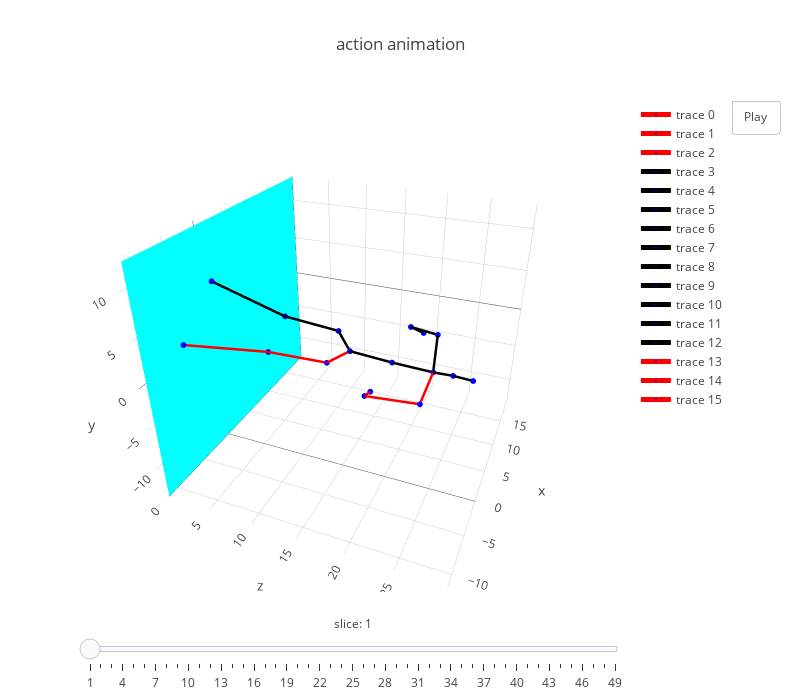

The code cell stored with this chart in its notebook:
### Code cell
frames, layout = generate_frames_layout(pts_3d[::100], 
                                        skeleton, 
                                        human36m_kpts_name, 
                                        x_range = [xmin, xmax], 
                                        y_range = [ymin, ymax], 
                                        z_range = [-1, zmax])

# frames, layout = generate_frames_layout(pts_3d[:5], 
#                                         skeleton, 
#                                         human36m_kpts_name, 
#                                         x_range = [-50, 50], 
#                                         y_range = [-50, 50], 
#                                         z_range = [-50, 50])

fig = dict(data=get_line_3d_segs(pts_3d, 0, skeleton, human36m_kpts_name), layout=layout, frames=frames)
plotly.offline.iplot(fig)

### Figure 1 — Plotly figure (JSON) as saved in the notebook; plotly's stock layout.template omitted (floating-point values rounded to 4 significant figures)
{"data": [{"line": {"color": "red", "width": 5}, "marker": {"color": "blue", "size": 2}, "text": ["RHip"], "type": "scatter3d", "uid": "88da7bdf-2b76-43f8-9054-26b98ed532f1", "x": [-4.437, -3.866], "y": [2.706, 4.102], "z": [15.42, 17.52]}, {"line": {"color": "red", "width": 5}, "marker": {"color": "blue", "size": 2}, "text": ["RKnee"], "type": "scatter3d", "uid": "13483300-4709-4532-a8fb-ac1bf7fa8ed4", "x": [-2.914, -4.437], "y": [1.473, 2.706], "z": [8.263, 15.42]}, {"line": {"color": "red", "width": 5}, "marker": {"color": "blue", "size": 2}, "text": ["RAnkle"], "type": "scatter3d", "uid": "896a861c-75b2-4a7a-94b1-40992632e1e2", "x": [-7.682, -2.914], "y": [3.405, 1.473], "z": [1.866, 8.263]}, {"line": {"color": "black", "width": 5}, "marker": {"color": "blue", "size": 2}, "text": ["LHip"], "type": "scatter3d", "uid": "ff607497-f0fd-4245-871b-422f3e43009e", "x": [-2.327, -3.866], "y": [5.077, 4.102], "z": [15.72, 17.52]}, {"line": {"color": "black", "width": 5}, "marker": {"color": "blue", "size": 2}, "text": ["LKnee"], "type": "scatter3d", "uid": "cf1e2e8e-17bc-45d0-8b60-0553ca7327a6", "x": [0.271, -2.327], "y": [4.042, 5.077], "z": [8.644, 15.72]}, {"line": {"color": "black", "width": 5}, "marker": {"color": "blue", "size": 2}, "text": ["LAnkle"], "type": "scatter3d", "uid": "367b1008-e9b5-4050-ac6f-6c6f5d37299c", "x": [-1.689, 0.271], "y": [7.56, 4.042], "z": [1.589, 8.644]}, {"line": {"color": "black", "width": 5}, "marker": {"color": "blue", "size": 2}, "text": ["Spine1"], "type": "scatter3d", "uid": "c2e5e266-3666-4aff-b504-0f75f6880b5f", "x": [-3.526, -3.866], "y": [3.601, 4.102], "z": [21.48, 17.52]}, {"line": {"color": "black", "width": 5}, "marker": {"color": "blue", "size": 2}, "text": ["Neck"], "type": "scatter3d", "uid": "2a2a5545-947a-4013-88cf-21ab512ae756", "x": [-3.214, -3.526], "y": [3.263, 3.601], "z": [25.25, 21.48]}, {"line": {"color": "black", "width": 5}, "marker": {"color": "blue", "size": 2}, "text": ["Head"], "type": "scatter3d", "uid": "2daedcc2-0f36-40e0-aa12-0d7390f0b893", "x": [-3.087, -3.214], "y": [3.25, 3.263], "z": [27.02, 25.25]}, {"line": {"color": "black", "width": 5}, "marker": {"color": "blue", "size": 2}, "text": ["Site"], "type": "scatter3d", "uid": "54c02da0-b0fc-47eb-a742-47586e6fdb8e", "x": [-2.891, -3.087], "y": [3.026, 3.25], "z": [28.78, 27.02]}, {"line": {"color": "black", "width": 5}, "marker": {"color": "blue", "size": 2}, "text": ["LShoulder"], "type": "scatter3d", "uid": "f0bbf4be-1941-47af-9116-3e327512c774", "x": [-1.028, -3.214], "y": [5.886, 3.263], "z": [24.89, 25.25]}, {"line": {"color": "black", "width": 5}, "marker": {"color": "blue", "size": 2}, "text": ["LElbow"], "type": "scatter3d", "uid": "e1501e3f-1f31-4f50-8086-784dda4bb32a", "x": [1.711, -1.028], "y": [4.689, 5.886], "z": [21.57, 24.89]}, {"line": {"color": "black", "width": 5}, "marker": {"color": "blue", "size": 2}, "text": ["LWrist"], "type": "scatter3d", "uid": "5382c9bb-1c17-4bea-a028-9f9057317a4f", "x": [2.867, 1.711], "y": [3.657, 4.689], "z": [22.57, 21.57]}, {"line": {"color": "red", "width": 5}, "marker": {"color": "blue", "size": 2}, "text": ["RShoulder"], "type": "scatter3d", "uid": "5c54109e-93cc-490e-a862-6b6a402f746f", "x": [-5.356, -3.214], "y": [1.085, 3.263], "z": [24.78, 25.25]}, {"line": {"color": "red", "width": 5}, "marker": {"color": "blue", "size": 2}, "text": ["RElbow"], "type": "scatter3d", "uid": "3118655a-26de-40bd-a057-3006e74c4bcb", "x": [-3.376, -5.356], "y": [-0.8365, 1.085], "z": [18.8, 24.78]}, {"line": {"color": "red", "width": 5}, "marker": {"color": "blue", "size": 2}, "text": ["RWrist"], "type": "scatter3d", "uid": "b6b80ca1-9fe9-43c8-b63e-42f703886894", "x": [-1.659, -3.376], "y": [-1.425, -0.8365], "z": [18.75, 18.8]}, {"line": {"color": "#1f77b4", "width": 1}, "marker": {"color": "#1f77b4", "size": 1}, "type": "scatter3d", "uid": "527a46ad-dffd-46ea-bbcc-05ab3c29b834", "x": [], "y": [], "z": []}, {"color": "#00FFFF", "type": "mesh3d", "uid": "e2fac1f1-4361-4777-a777-d5a636286dac", "x": [-50, 50, -50, 50], "y": [-50, 50, 50, -50], "z": [0, 0, 0, 0]}], "layout": {"autosize": false, "height": 700, "scene": {"aspectratio": {"x": 1.054, "y": 0.8932, "z": 1.053}, "camera": {"eye": {"x": -1.743, "y": 1.071, "z": 0.71}, "up": {"x": 0, "y": 1, "z": 0}}, "xaxis": {"range": [-11.46, 19.65]}, "yaxis": {"range": [-13.37, 12.99]}, "zaxis": {"range": [-1, 30.06]}}, "sliders": [{"currentvalue": {"font": {"size": 12}, "prefix": "slice: ", "visible": true, "xanchor": "center"}, "len": 1, "steps": [{"args": [["frame1"], {"frame": {"duration": 70, "redraw": true}, "mode": "immediate", "transition": {"duration": 0}}], "label": "1", "method": "animate"}, {"args": [["frame2"], {"frame": {"duration": 70, "redraw": true}, "mode": "immediate", "transition": {"duration": 0}}], "label": "2", "method": "animate"}, {"args": [["frame3"], {"frame": {"duration": 70, "redraw": true}, "mode": "immediate", "transition": {"duration": 0}}], "label": "3", "method": "animate"}, {"args": [["frame4"], {"frame": {"duration": 70, "redraw": true}, "mode": "immediate", "transition": {"duration": 0}}], "label": "4", "method": "animate"}, {"args": [["frame5"], {"frame": {"duration": 70, "redraw": true}, "mode": "immediate", "transition": {"duration": 0}}], "label": "5", "method": "animate"}, {"args": [["frame6"], {"frame": {"duration": 70, "redraw": true}, "mode": "immediate", "transition": {"duration": 0}}], "label": "6", "method": "animate"}, {"args": [["frame7"], {"frame": {"duration": 70, "redraw": true}, "mode": "immediate", "transition": {"duration": 0}}], "label": "7", "method": "animate"}, {"args": [["frame8"], {"frame": {"duration": 70, "redraw": true}, "mode": "immediate", "transition": {"duration": 0}}], "label": "8", "method": "animate"}, {"args": [["frame9"], {"frame": {"duration": 70, "redraw": true}, "mode": "immediate", "transition": {"duration": 0}}], "label": "9", "method": "animate"}, {"args": [["frame10"], {"frame": {"duration": 70, "redraw": true}, "mode": "immediate", "transition": {"duration": 0}}], "label": "10", "method": "animate"}, {"args": [["frame11"], {"frame": {"duration": 70, "redraw": true}, "mode": "immediate", "transition": {"duration": 0}}], "label": "11", "method": "animate"}, {"args": [["frame12"], {"frame": {"duration": 70, "redraw": true}, "mode": "immediate", "transition": {"duration": 0}}], "label": "12", "method": "animate"}, {"args": [["frame13"], {"frame": {"duration": 70, "redraw": true}, "mode": "immediate", "transition": {"duration": 0}}], "label": "13", "method": "animate"}, {"args": [["frame14"], {"frame": {"duration": 70, "redraw": true}, "mode": "immediate", "transition": {"duration": 0}}], "label": "14", "method": "animate"}, {"args": [["frame15"], {"frame": {"duration": 70, "redraw": true}, "mode": "immediate", "transition": {"duration": 0}}], "label": "15", "method": "animate"}, {"args": [["frame16"], {"frame": {"duration": 70, "redraw": true}, "mode": "immediate", "transition": {"duration": 0}}], "label": "16", "method": "animate"}, {"args": [["frame17"], {"frame": {"duration": 70, "redraw": true}, "mode": "immediate", "transition": {"duration": 0}}], "label": "17", "method": "animate"}, {"args": [["frame18"], {"frame": {"duration": 70, "redraw": true}, "mode": "immediate", "transition": {"duration": 0}}], "label": "18", "method": "animate"}, {"args": [["frame19"], {"frame": {"duration": 70, "redraw": true}, "mode": "immediate", "transition": {"duration": 0}}], "label": "19", "method": "animate"}, {"args": [["frame20"], {"frame": {"duration": 70, "redraw": true}, "mode": "immediate", "transition": {"duration": 0}}], "label": "20", "method": "animate"}, {"args": [["frame21"], {"frame": {"duration": 70, "redraw": true}, "mode": "immediate", "transition": {"duration": 0}}], "label": "21", "method": "animate"}, {"args": [["frame22"], {"frame": {"duration": 70, "redraw": true}, "mode": "immediate", "transition": {"duration": 0}}], "label": "22", "method": "animate"}, {"args": [["frame23"], {"frame": {"duration": 70, "redraw": true}, "mode": "immediate", "transition": {"duration": 0}}], "label": "23", "method": "animate"}, {"args": [["frame24"], {"frame": {"duration": 70, "redraw": true}, "mode": "immediate", "transition": {"duration": 0}}], "label": "24", "method": "animate"}, {"args": [["frame25"], {"frame": {"duration": 70, "redraw": true}, "mode": "immediate", "transition": {"duration": 0}}], "label": "25", "method": "animate"}, {"args": [["frame26"], {"frame": {"duration": 70, "redraw": true}, "mode": "immediate", "transition": {"duration": 0}}], "label": "26", "method": "animate"}, {"args": [["frame27"], {"frame": {"duration": 70, "redraw": true}, "mode": "immediate", "transition": {"duration": 0}}], "label": "27", "method": "animate"}, {"args": [["frame28"], {"frame": {"duration": 70, "redraw": true}, "mode": "immediate", "transition": {"duration": 0}}], "label": "28", "method": "animate"}, {"args": [["frame29"], {"frame": {"duration": 70, "redraw": true}, "mode": "immediate", "transition": {"duration": 0}}], "label": "29", "method": "animate"}, {"args": [["frame30"], {"frame": {"duration": 70, "redraw": true}, "mode": "immediate", "transition": {"duration": 0}}], "label": "30", "method": "animate"}, {"args": [["frame31"], {"frame": {"duration": 70, "redraw": true}, "mode": "immediate", "transition": {"duration": 0}}], "label": "31", "method": "animate"}, {"args": [["frame32"], {"frame": {"duration": 70, "redraw": true}, "mode": "immediate", "transition": {"duration": 0}}], "label": "32", "method": "animate"}, {"args": [["frame33"], {"frame": {"duration": 70, "redraw": true}, "mode": "immediate", "transition": {"duration": 0}}], "label": "33", "method": "animate"}, {"args": [["frame34"], {"frame": {"duration": 70, "redraw": true}, "mode": "immediate", "transition": {"duration": 0}}], "label": "34", "method": "animate"}, {"args": [["frame35"], {"frame": {"duration": 70, "redraw": true}, "mode": "immediate", "transition": {"duration": 0}}], "label": "35", "method": "animate"}, {"args": [["frame36"], {"frame": {"duration": 70, "redraw": true}, "mode": "immediate", "transition": {"duration": 0}}], "label": "36", "method": "animate"}, {"args": [["frame37"], {"frame": {"duration": 70, "redraw": true}, "mode": "immediate", "transition": {"duration": 0}}], "label": "37", "method": "animate"}, {"args": [["frame38"], {"frame": {"duration": 70, "redraw": true}, "mode": "immediate", "transition": {"duration": 0}}], "label": "38", "method": "animate"}, {"args": [["frame39"], {"frame": {"duration": 70, "redraw": true}, "mode": "immediate", "transition": {"duration": 0}}], "label": "39", "method": "animate"}, {"args": [["frame40"], {"frame": {"duration": 70, "redraw": true}, "mode": "immediate", "transition": {"duration": 0}}], "label": "40", "method": "animate"}, {"args": [["frame41"], {"frame": {"duration": 70, "redraw": true}, "mode": "immediate", "transition": {"duration": 0}}], "label": "41", "method": "animate"}, {"args": [["frame42"], {"frame": {"duration": 70, "redraw": true}, "mode": "immediate", "transition": {"duration": 0}}], "label": "42", "method": "animate"}, {"args": [["frame43"], {"frame": {"duration": 70, "redraw": true}, "mode": "immediate", "transition": {"duration": 0}}], "label": "43", "method": "animate"}, {"args": [["frame44"], {"frame": {"duration": 70, "redraw": true}, "mode": "immediate", "transition": {"duration": 0}}], "label": "44", "method": "animate"}, {"args": [["frame45"], {"frame": {"duration": 70, "redraw": true}, "mode": "immediate", "transition": {"duration": 0}}], "label": "45", "method": "animate"}, {"args": [["frame46"], {"frame": {"duration": 70, "redraw": true}, "mode": "immediate", "transition": {"duration": 0}}], "label": "46", "method": "animate"}, {"args": [["frame47"], {"frame": {"duration": 70, "redraw": true}, "mode": "immediate", "transition": {"duration": 0}}], "label": "47", "method": "animate"}, {"args": [["frame48"], {"frame": {"duration": 70, "redraw": true}, "mode": "immediate", "transition": {"duration": 0}}], "label": "48", "method": "animate"}, {"args": [["frame49"], {"frame": {"duration": 70, "redraw": true}, "mode": "immediate", "transition": {"duration": 0}}], "label": "49", "method": "animate"}], "transition": {"duration": 0}, "x": 0, "y": 0}], "title": {"text": "action animation"}, "updatemenus": [{"buttons": [{"args": [null], "label": "Play", "method": "animate"}], "pad": {"r": 10, "t": 0}, "showactive": false, "type": "buttons", "x": 1.3, "xanchor": "right", "y": 1, "yanchor": "top"}], "width": 800}}
